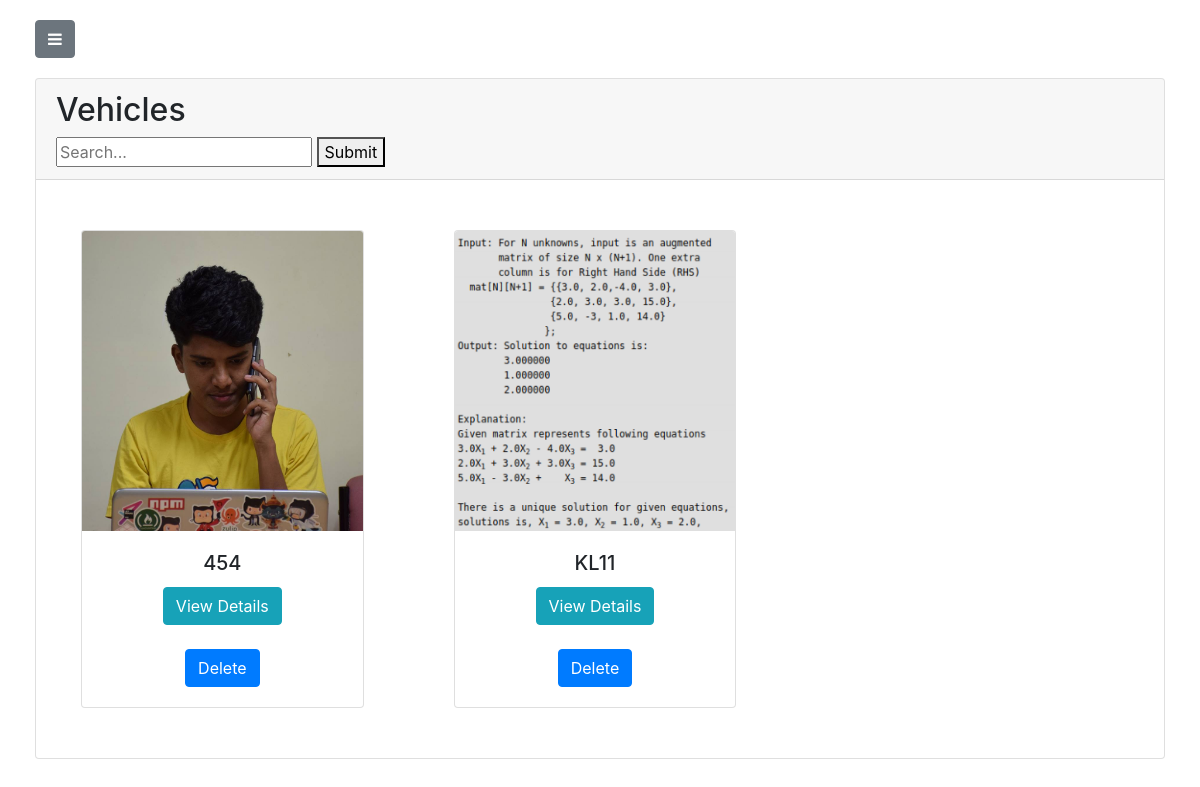
Screenshot of /vehicle/vehicles (signed in) with the database file from the repository.
### vehicle/models.py (models this page shows, shortened)
class Vehicle(models.Model):
    VEHICLE_STATUS_CHOICES = (
        ('B', 'Booked'),
        ('NB', 'Not Booked'),
    )
    INSURANCE_STATUS_CHOICES = (
        ('U','Updated'),
        ('NU','Not Updated'),
    )
    VEHICLE_TYPE_CHOICES = (
        ('P','Passenger'),
        ('T','Truck'),
        ('C','Construction'),
    )
    FUEL_TYPE_CHOICES = (
        ('P','Petrol'),
        ('D','Diesel'),
    )
    owner = models.ForeignKey(User,default=None,on_delete=models.CASCADE)
    cost_per_km = models.DecimalField(max_digits=20,default=0,decimal_places=2)
    price = models.DecimalField(max_digits=20,default="0",decimal_places=3)
    registration_plate = models.CharField(max_length=200,default='')
    vehicle_status = models.CharField(max_length=2,default='NB',choices=VEHICLE_STATUS_CHOICES)
    insurance_status = models.CharField(max_length=2,default='NU',choices=INSURANCE_STATUS_CHOICES)
    no_of_km_travelled = models.DecimalField(max_digits=20,default=0,decimal_places=0)
    fuel_type = models.CharField(max_length=1,default='P',choices=FUEL_TYPE_CHOICES)
    mileage = models.DecimalField(max_digits=20,default=0,decimal_places=0)
    vehicle_type = models.CharField(max_length=1,default='P',choices=VEHICLE_TYPE_CHOICES)
    image=models.ImageField(upload_to="vehicle_image",default="default.png",blank=True)

### vehicle/views.py (the view)
# urls.py: path('vehicles',views.showVehicles,name='showVehicles'),
def showVehicles(request):
    if request.POST:
        search_query = request.POST.get('search_box')
        vehiclesList = Vehicle.objects.filter(registration_plate=search_query)
        return render(request,'vehicle/vehiclelist.html',{ 'vehiclesList' : vehiclesList})
    else:
        if request.user.is_authenticated:
            if request.user.is_superuser:
                vehiclesList = Vehicle.objects.all()
            else:
                vehiclesList = Vehicle.objects.filter(owner=request.user)
            return render(request,'vehicle/vehiclelist.html',{ 'vehiclesList' : vehiclesList})
        else:
            return redirect("http://localhost:8000/home/404")

### vehicle/templates/vehicle/vehiclelist.html (shortened to what this page needs)
{% load staticfiles %}
{% load crispy_forms_tags %}
<!DOCTYPE html>
<html lang="en">
<head>
    <link href="{% static 'vendor/bootstrap/css/bootstrap.min.css' %}" rel="stylesheet">
    <link rel="stylesheet" href="https://maxcdn.bootstrapcdn.com/bootstrap/4.0.0/css/bootstrap.min.css">
    <link rel="stylesheet" href="https://cdnjs.cloudflare.com/ajax/libs/font-awesome/4.7.0/css/font-awesome.css">
    <link href="{% static 'css/simple-sidebar.css' %}" rel="stylesheet">
</head>
<body>
{% if user.is_authenticated %}
    <div id="wrapper">
        <div id="page-content-wrapper">
            <div class="container-fluid">
                <div class="row nav">
                    <div class="col-md-2">
                        <a href="#menu-toggle" class="btn btn-secondary" id="menu-toggle"><i class="fa fa-bars"></i></a>
                    </div>
                </div>
                <div class="row">
                    <div class="col-md-12">
                        <div class="card">
                            <div class="card-header">
                                <h2>Vehicles</h2>
                                <form method="POST" style="margin: 0">
                                    <input  id="search_box" type="text" name="search_box"  placeholder="Search..." >
                                    <button id="search_submit" type="submit" >Submit</button>
                                </form>
                            </div>
                            <div class="card-body text-center">
                                    <div class="row">
                                            {% for vehicle in vehiclesList %}
                                        <div class="col-md-4 card-holder">
                                            <div class="card" >
                                                <img class="card-img-top" src="{{vehicle.image.url }}" width="300px" height="300px" alt="Card image cap">
                                                <div class="card-body">
                                                    <h5 class="card-title">{{vehicle.registration_plate}}</h5>
                                                    <button type="button" class="btn btn-info" data-toggle="modal" data-target="#myModal">View Details</button>
                                                    <br>
                                                    <br>
                                                    <a href="/vehicle/delete/{{vehicle.id}}"><input type="button" value="Delete" name="delete" class="btn btn-primary" id="submit"/></a>
                                                </div>
                                        </div>
                                        </div>
                                        {% endfor %}
                                    </div>
                            </div>
                        </div>
                    </div>
                </div>
            </div>
        </div>
    </div>
{% else %}
<div class="jumbotron jumbotron-fluid">
    <div class="container">
        <h1 class="display-3">You are not logged in</h1>
    </div>
</div>
{% endif %}
</body>
</html>

### account/static/css/simple-sidebar.css (style rules this page uses)
body { overflow-x: hidden; }
#wrapper { padding-left: 0; -webkit-transition: all 0.5s ease; -moz-transition: all 0.5s ease; -o-transition: all 0.5s ease; transition: all 0.5s ease; }
#page-content-wrapper { width: 100%; position: absolute; padding: 15px; }
@media (min-width:768px) { #wrapper { padding-left: 0; } }
@media (min-width:768px) { #page-content-wrapper { padding: 20px; position: relative; } }

### vehicle/templates/vehicle/vehiclelist.html (style rules this page uses)
.nav { margin-bottom: 20px; }
.card-holder { padding: 30px; padding-left: 40px; padding-right: 50px; }

### rows the page displays
Vehicle: image (picture), registration_plate "454"
Vehicle: image (picture), registration_plate "KL11"
